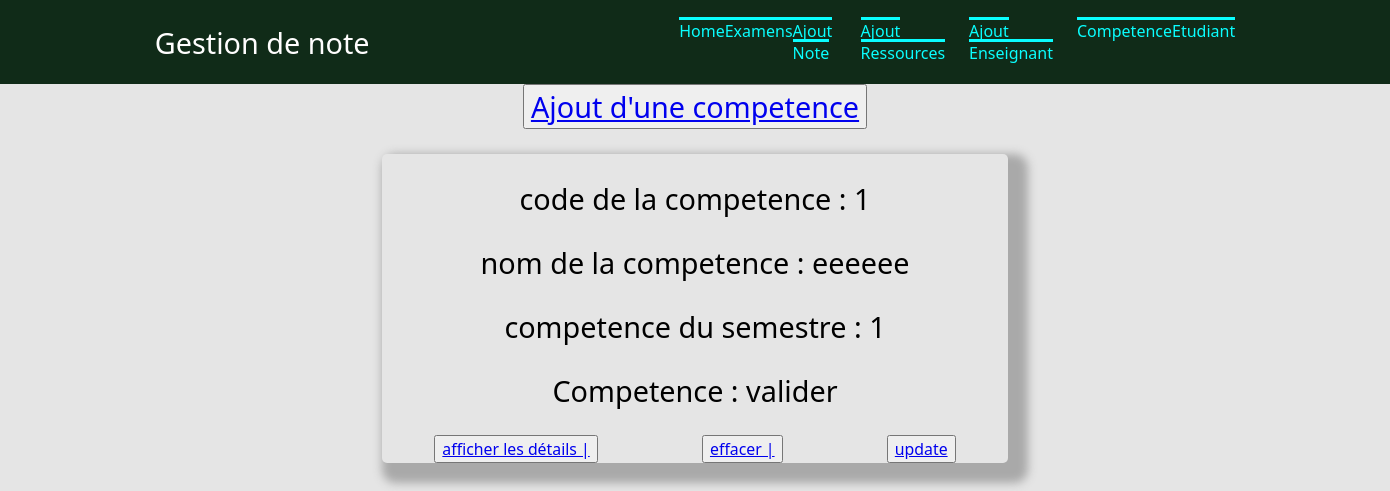
Before: /UE/ with the older database file.
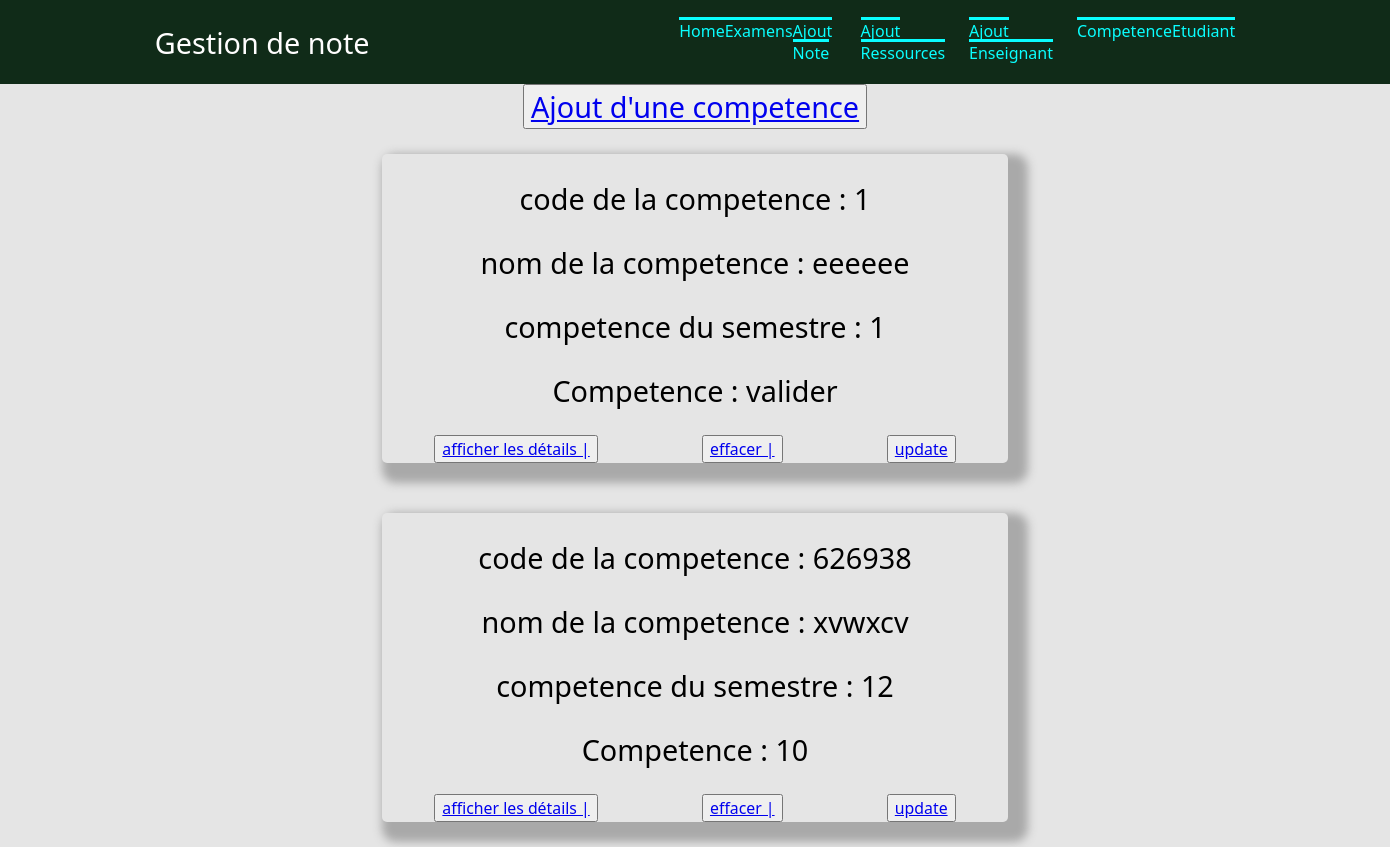
After: the same page with the newer database file.
### gestion/models.py (models this page shows, shortened)
class UE(models.Model):
    code = models.IntegerField(blank=False, null=True)
    nom = models.CharField(max_length=100)
    semestre = models.IntegerField(blank=False, null=True)
    credit = models.IntegerField(blank=False, null=True)

### gestion/views.py (the view)
# urls.py: path('UE/', views.UE),
def UE(request):
    UE =  list(models.UE.objects.all())
    return render(request,"gestion/UE.html",{"UE": UE})

### gestion/templates/gestion/UE.html
{% extends "gestion/main.html" %}
{% block content %}
<h1><button name="button"><a href="/gestion/aUnite/"> Ajout d'une competence</a></button> <br></h1>
{% for l in UE %}
<ul class="ul1">
<h2> code de la competence : {{l.code}}</h2>
<h2>  nom de la competence : {{l.nom}}</h2>
<h2>   competence du semestre : {{l.semestre}}</h2>
<h2> Competence : {{l.credit}} </h2>
    <li class="li1">
        <button name="button"><a href="/gestion/affiche_ue/{{l.id}}"> afficher les détails | </a></button>
        <button name="button"><a href="/gestion/delUE/{{l.id}}"> effacer | </a></button>
        <button name="button"><a href="/gestion/UEupdate/{{l.id}}"> update </a></button>   </li>
</ul>
  {%endfor%}
{% endblock %}

Changed rows visible on the page:
added UE: code "626938", nom "xvwxcv", semestre "12", credit "10"
